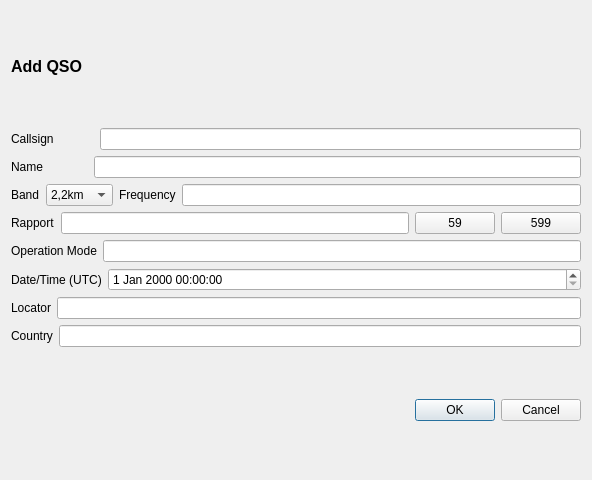
<?xml version="1.0" encoding="UTF-8"?>
<ui version="4.0">
 <class>QSOAddDialog</class>
 <widget class="QDialog" name="QSOAddDialog">
  <property name="geometry">
   <rect>
    <x>0</x>
    <y>0</y>
    <width>592</width>
    <height>480</height>
   </rect>
  </property>
  <property name="sizePolicy">
   <sizepolicy hsizetype="Preferred" vsizetype="Minimum">
    <horstretch>0</horstretch>
    <verstretch>0</verstretch>
   </sizepolicy>
  </property>
  <property name="windowTitle">
   <string>Dialog</string>
  </property>
  <layout class="QVBoxLayout" name="verticalLayout_2">
   <item>
    <widget class="QLabel" name="label">
     <property name="sizePolicy">
      <sizepolicy hsizetype="Preferred" vsizetype="Fixed">
       <horstretch>0</horstretch>
       <verstretch>0</verstretch>
      </sizepolicy>
     </property>
     <property name="text">
      <string>&lt;html&gt;&lt;head/&gt;&lt;body&gt;&lt;p&gt;&lt;span style=&quot; font-size:12pt; font-weight:600;&quot;&gt;Add QSO&lt;/span&gt;&lt;/p&gt;&lt;/body&gt;&lt;/html&gt;</string>
     </property>
    </widget>
   </item>
   <item>
    <layout class="QVBoxLayout" name="verticalLayout">
     <item>
      <layout class="QHBoxLayout" name="horizontalLayout">
       <item>
        <widget class="QLabel" name="label_2">
         <property name="text">
          <string>Callsign</string>
         </property>
        </widget>
       </item>
       <item>
        <spacer name="horizontalSpacer">
         <property name="orientation">
          <enum>Qt::Horizontal</enum>
         </property>
         <property name="sizeType">
          <enum>QSizePolicy::Minimum</enum>
         </property>
         <property name="sizeHint" stdset="0">
          <size>
           <width>40</width>
           <height>20</height>
          </size>
         </property>
        </spacer>
       </item>
       <item>
        <widget class="QLineEdit" name="callsignEdit"/>
       </item>
      </layout>
     </item>
     <item>
      <layout class="QHBoxLayout" name="horizontalLayout_2">
       <item>
        <widget class="QLabel" name="label_3">
         <property name="text">
          <string>Name</string>
         </property>
        </widget>
       </item>
       <item>
        <spacer name="horizontalSpacer_2">
         <property name="orientation">
          <enum>Qt::Horizontal</enum>
         </property>
         <property name="sizeType">
          <enum>QSizePolicy::Minimum</enum>
         </property>
         <property name="sizeHint" stdset="0">
          <size>
           <width>45</width>
           <height>20</height>
          </size>
         </property>
        </spacer>
       </item>
       <item>
        <widget class="QLineEdit" name="nameEdit"/>
       </item>
      </layout>
     </item>
     <item>
      <layout class="QHBoxLayout" name="horizontalLayout_3">
       <item>
        <widget class="QLabel" name="label_4">
         <property name="text">
          <string>Band</string>
         </property>
        </widget>
       </item>
       <item>
        <widget class="QComboBox" name="bandComboBox">
         <property name="placeholderText">
          <string/>
         </property>
         <item>
          <property name="text">
           <string>2,2km</string>
          </property>
         </item>
         <item>
          <property name="text">
           <string>630m</string>
          </property>
         </item>
         <item>
          <property name="text">
           <string>160m</string>
          </property>
         </item>
         <item>
          <property name="text">
           <string>80m</string>
          </property>
         </item>
         <item>
          <property name="text">
           <string>60m</string>
          </property>
         </item>
         <item>
          <property name="text">
           <string>40m</string>
          </property>
         </item>
         <item>
          <property name="text">
           <string>30m</string>
          </property>
         </item>
         <item>
          <property name="text">
           <string>20m</string>
          </property>
         </item>
         <item>
          <property name="text">
           <string>17m</string>
          </property>
         </item>
         <item>
          <property name="text">
           <string>15m</string>
          </property>
         </item>
         <item>
          <property name="text">
           <string>12m</string>
          </property>
         </item>
         <item>
          <property name="text">
           <string>10m</string>
          </property>
         </item>
         <item>
          <property name="text">
           <string>6m</string>
          </property>
         </item>
         <item>
          <property name="text">
           <string>4m</string>
          </property>
         </item>
         <item>
          <property name="text">
           <string>2m</string>
          </property>
         </item>
         <item>
          <property name="text">
           <string>70cm</string>
          </property>
         </item>
         <item>
          <property name="text">
           <string>23cm</string>
          </property>
         </item>
         <item>
          <property name="text">
           <string>13cm</string>
          </property>
         </item>
         <item>
          <property name="text">
           <string>9cm</string>
          </property>
         </item>
         <item>
          <property name="text">
           <string>6cm</string>
          </property>
         </item>
         <item>
          <property name="text">
           <string>3cm</string>
          </property>
         </item>
         <item>
          <property name="text">
           <string>1,2cm</string>
          </property>
         </item>
         <item>
          <property name="text">
           <string>6mm</string>
          </property>
         </item>
         <item>
          <property name="text">
           <string>4mm</string>
          </property>
         </item>
         <item>
          <property name="text">
           <string>2,5mm</string>
          </property>
         </item>
         <item>
          <property name="text">
           <string>2mm</string>
          </property>
         </item>
         <item>
          <property name="text">
           <string>1,2mm</string>
          </property>
         </item>
         <item>
          <property name="text">
           <string>+++</string>
          </property>
         </item>
        </widget>
       </item>
       <item>
        <widget class="QLabel" name="label_10">
         <property name="text">
          <string>Frequency</string>
         </property>
        </widget>
       </item>
       <item>
        <widget class="QLineEdit" name="frequencyEdit"/>
       </item>
      </layout>
     </item>
     <item>
      <layout class="QHBoxLayout" name="horizontalLayout_4">
       <item>
        <widget class="QLabel" name="label_5">
         <property name="text">
          <string>Rapport</string>
         </property>
        </widget>
       </item>
       <item>
        <widget class="QLineEdit" name="rapportEdit"/>
       </item>
       <item>
        <widget class="QPushButton" name="fnButton">
         <property name="text">
          <string>59</string>
         </property>
        </widget>
       </item>
       <item>
        <widget class="QPushButton" name="fnnButton">
         <property name="text">
          <string>599</string>
         </property>
        </widget>
       </item>
      </layout>
     </item>
     <item>
      <layout class="QHBoxLayout" name="horizontalLayout_5">
       <item>
        <widget class="QLabel" name="label_6">
         <property name="text">
          <string>Operation Mode</string>
         </property>
        </widget>
       </item>
       <item>
        <widget class="QLineEdit" name="opmodeEdit"/>
       </item>
      </layout>
     </item>
     <item>
      <layout class="QHBoxLayout" name="horizontalLayout_7">
       <item>
        <widget class="QLabel" name="label_8">
         <property name="text">
          <string>Date/Time (UTC)</string>
         </property>
        </widget>
       </item>
       <item>
        <widget class="QDateTimeEdit" name="dateTimeEdit">
         <property name="sizePolicy">
          <sizepolicy hsizetype="Expanding" vsizetype="Fixed">
           <horstretch>0</horstretch>
           <verstretch>0</verstretch>
          </sizepolicy>
         </property>
        </widget>
       </item>
      </layout>
     </item>
     <item>
      <layout class="QHBoxLayout" name="horizontalLayout_6">
       <item>
        <widget class="QLabel" name="label_7">
         <property name="text">
          <string>Locator</string>
         </property>
        </widget>
       </item>
       <item>
        <widget class="QLineEdit" name="locatorEdit"/>
       </item>
      </layout>
     </item>
     <item>
      <layout class="QHBoxLayout" name="horizontalLayout_8">
       <item>
        <widget class="QLabel" name="label_9">
         <property name="text">
          <string>Country</string>
         </property>
        </widget>
       </item>
       <item>
        <widget class="QLineEdit" name="countryEdit"/>
       </item>
      </layout>
     </item>
    </layout>
   </item>
   <item>
    <widget class="QDialogButtonBox" name="buttonBox">
     <property name="orientation">
      <enum>Qt::Horizontal</enum>
     </property>
     <property name="standardButtons">
      <set>QDialogButtonBox::Cancel|QDialogButtonBox::Ok</set>
     </property>
    </widget>
   </item>
  </layout>
 </widget>
 <resources/>
 <connections>
  <connection>
   <sender>buttonBox</sender>
   <signal>accepted()</signal>
   <receiver>QSOAddDialog</receiver>
   <slot>accept()</slot>
   <hints>
    <hint type="sourcelabel">
     <x>248</x>
     <y>254</y>
    </hint>
    <hint type="destinationlabel">
     <x>157</x>
     <y>274</y>
    </hint>
   </hints>
  </connection>
  <connection>
   <sender>buttonBox</sender>
   <signal>rejected()</signal>
   <receiver>QSOAddDialog</receiver>
   <slot>reject()</slot>
   <hints>
    <hint type="sourcelabel">
     <x>316</x>
     <y>260</y>
    </hint>
    <hint type="destinationlabel">
     <x>286</x>
     <y>274</y>
    </hint>
   </hints>
  </connection>
 </connections>
</ui>
